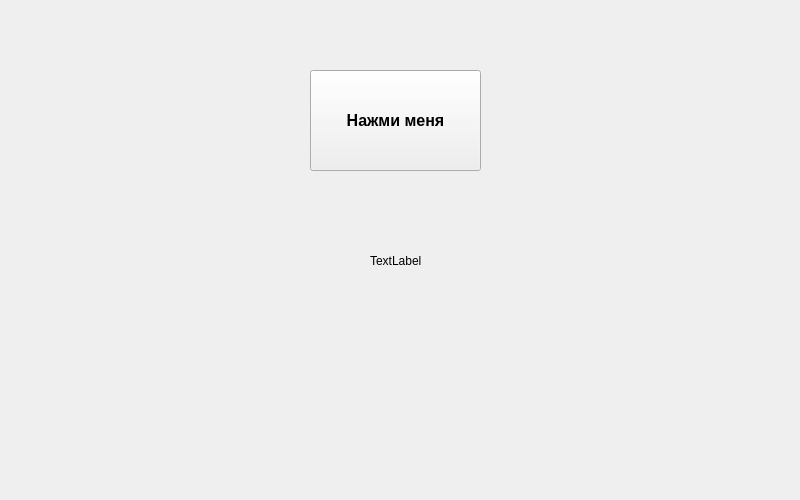
<?xml version="1.0" encoding="UTF-8"?>
<ui version="4.0">
 <class>MainWindow</class>
 <widget class="QMainWindow" name="MainWindow">
  <property name="geometry">
   <rect>
    <x>0</x>
    <y>0</y>
    <width>800</width>
    <height>500</height>
   </rect>
  </property>
  <property name="cursor">
   <cursorShape>ArrowCursor</cursorShape>
  </property>
  <property name="windowTitle">
   <string>MainWindow</string>
  </property>
  <widget class="QWidget" name="centralwidget">
   <widget class="QPushButton" name="pushButton">
    <property name="geometry">
     <rect>
      <x>310</x>
      <y>70</y>
      <width>171</width>
      <height>101</height>
     </rect>
    </property>
    <property name="font">
     <font>
      <pointsize>12</pointsize>
      <weight>75</weight>
      <bold>true</bold>
     </font>
    </property>
    <property name="cursor">
     <cursorShape>WaitCursor</cursorShape>
    </property>
    <property name="text">
     <string>Нажми меня</string>
    </property>
   </widget>
   <widget class="QLabel" name="label">
    <property name="geometry">
     <rect>
      <x>370</x>
      <y>230</y>
      <width>91</width>
      <height>61</height>
     </rect>
    </property>
    <property name="text">
     <string>TextLabel</string>
    </property>
   </widget>
  </widget>
 </widget>
 <resources/>
 <connections/>
</ui>
